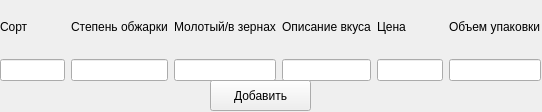
<?xml version="1.0" encoding="UTF-8"?>
<ui version="4.0">
 <class>Form</class>
 <widget class="QWidget" name="Form">
  <property name="geometry">
   <rect>
    <x>0</x>
    <y>0</y>
    <width>542</width>
    <height>112</height>
   </rect>
  </property>
  <property name="windowTitle">
   <string>Form</string>
  </property>
  <widget class="QWidget" name="horizontalLayoutWidget">
   <property name="geometry">
    <rect>
     <x>0</x>
     <y>0</y>
     <width>541</width>
     <height>81</height>
    </rect>
   </property>
   <layout class="QHBoxLayout" name="horizontalLayout">
    <item>
     <layout class="QVBoxLayout" name="verticalLayout">
      <item>
       <widget class="QLabel" name="label_3">
        <property name="layoutDirection">
         <enum>Qt::LeftToRight</enum>
        </property>
        <property name="text">
         <string>Сорт</string>
        </property>
       </widget>
      </item>
      <item>
       <widget class="QLineEdit" name="lineEdit_s"/>
      </item>
     </layout>
    </item>
    <item>
     <layout class="QVBoxLayout" name="verticalLayout_2">
      <item>
       <widget class="QLabel" name="label_2">
        <property name="text">
         <string>Степень обжарки</string>
        </property>
       </widget>
      </item>
      <item>
       <widget class="QLineEdit" name="lineEdit_o"/>
      </item>
     </layout>
    </item>
    <item>
     <layout class="QVBoxLayout" name="verticalLayout_3">
      <item>
       <widget class="QLabel" name="label_6">
        <property name="text">
         <string>Молотый/в зернах</string>
        </property>
       </widget>
      </item>
      <item>
       <widget class="QLineEdit" name="lineEdit_m"/>
      </item>
     </layout>
    </item>
    <item>
     <layout class="QVBoxLayout" name="verticalLayout_4">
      <item>
       <widget class="QLabel" name="label_5">
        <property name="text">
         <string>Описание вкуса</string>
        </property>
       </widget>
      </item>
      <item>
       <widget class="QLineEdit" name="lineEdit_t"/>
      </item>
     </layout>
    </item>
    <item>
     <layout class="QVBoxLayout" name="verticalLayout_5">
      <item>
       <widget class="QLabel" name="label_4">
        <property name="text">
         <string>Цена</string>
        </property>
       </widget>
      </item>
      <item>
       <widget class="QLineEdit" name="lineEdit_p"/>
      </item>
     </layout>
    </item>
    <item>
     <layout class="QVBoxLayout" name="verticalLayout_6">
      <item>
       <widget class="QLabel" name="label">
        <property name="text">
         <string>Объем упаковки</string>
        </property>
       </widget>
      </item>
      <item>
       <widget class="QLineEdit" name="lineEdit_v"/>
      </item>
     </layout>
    </item>
   </layout>
  </widget>
  <widget class="QPushButton" name="pushButton">
   <property name="geometry">
    <rect>
     <x>210</x>
     <y>80</y>
     <width>101</width>
     <height>31</height>
    </rect>
   </property>
   <property name="text">
    <string>Добавить</string>
   </property>
  </widget>
 </widget>
 <resources/>
 <connections/>
</ui>
